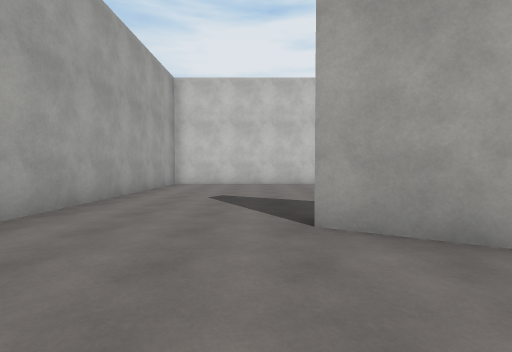
View 1 (above)

24 first-person views from a walk through a Unity game level. The camera is 1.3 m above the floor, tilts 2° down and sees 85° across. The floor is counted in squares, 2 m on a side. Each view is taken from the middle of a square. On the plan, view 1 faces up. The plan holds only what a view shows up to about 9 squares ahead; the rest is blank. The place goes on beyond the plan. Some animated figures are not drawn. Surface patterns are stand-ins for the level's own textures.

View 2
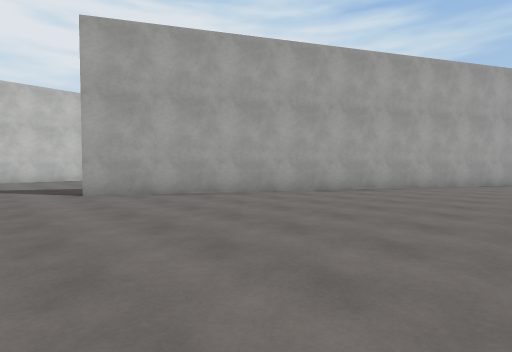

View 3
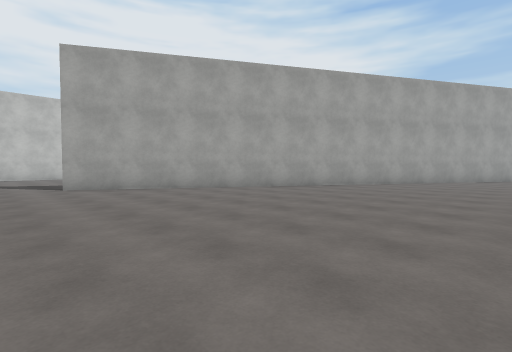

View 4
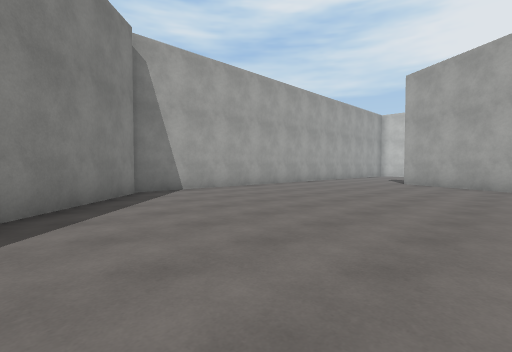

View 5
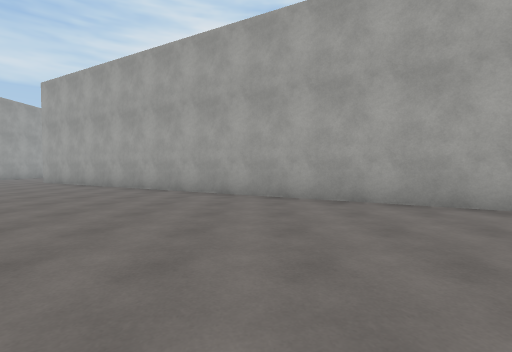

View 6
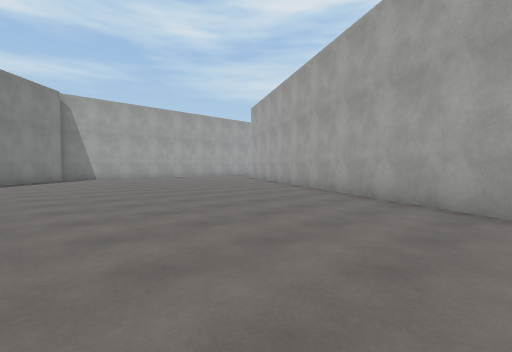

View 7
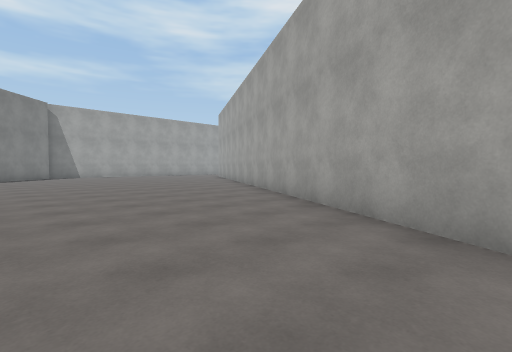

View 8
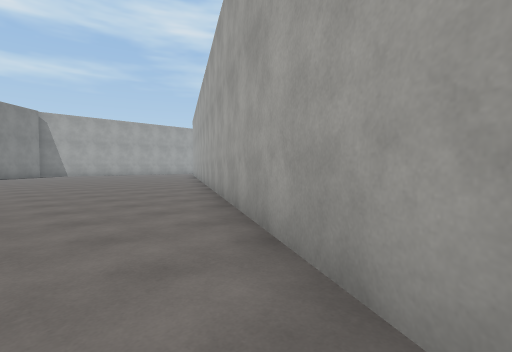

View 9
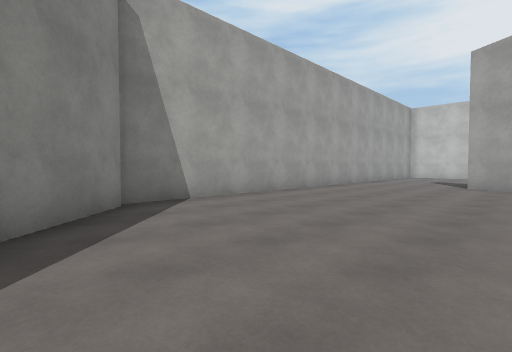

View 10
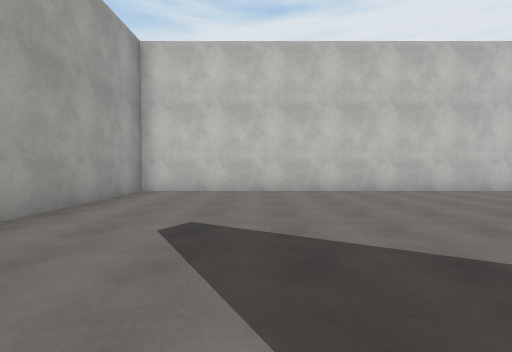

View 11
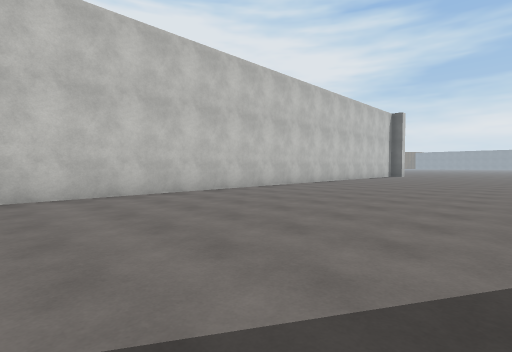

View 12
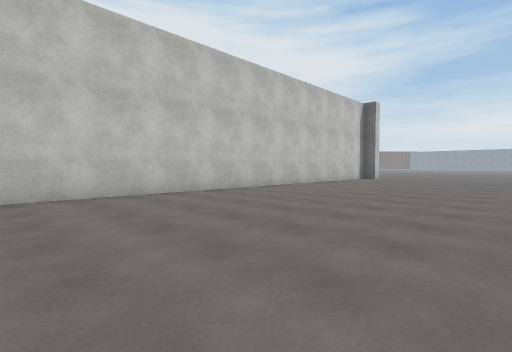

View 13
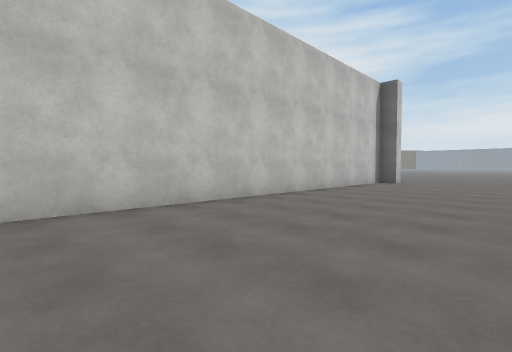

View 14
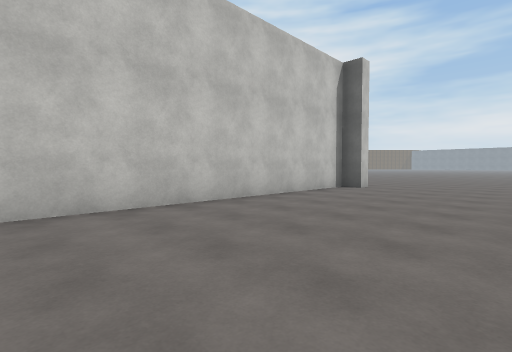

View 15
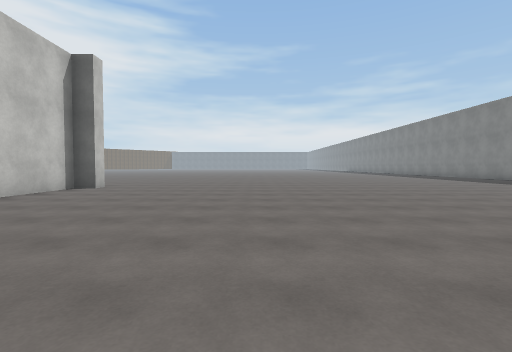

View 16
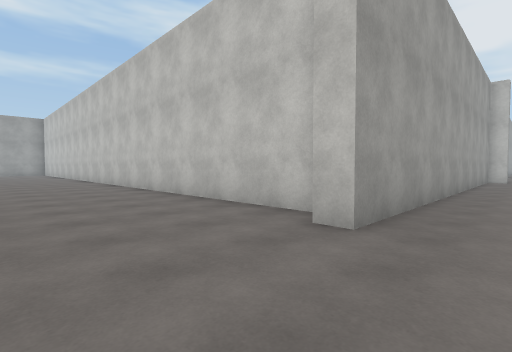

View 17
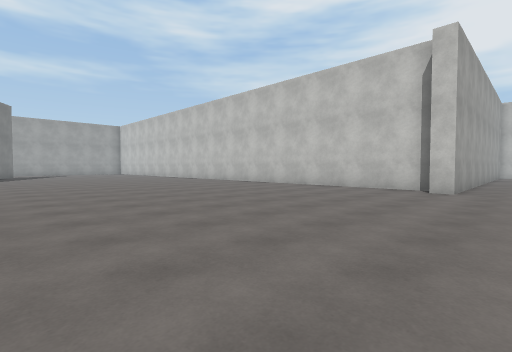

View 18
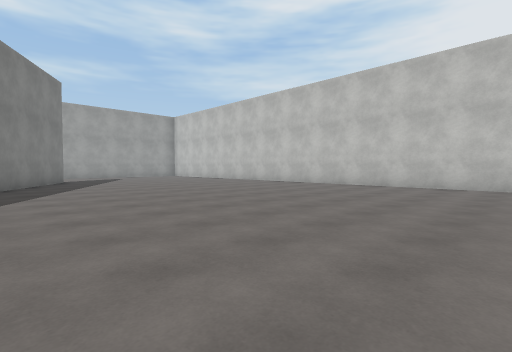

View 19
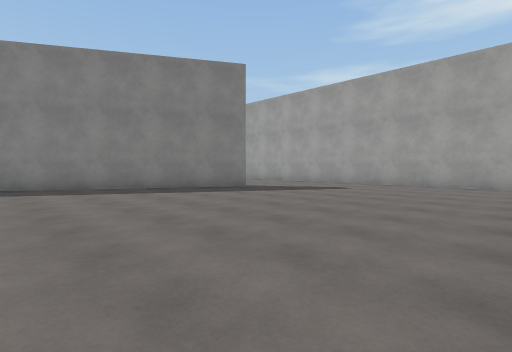

View 20
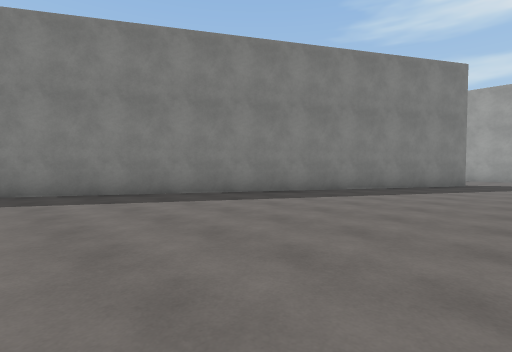

View 21
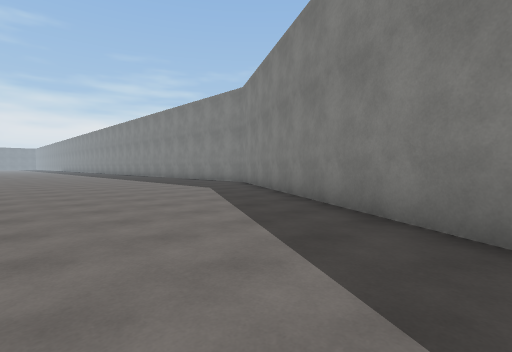

View 22
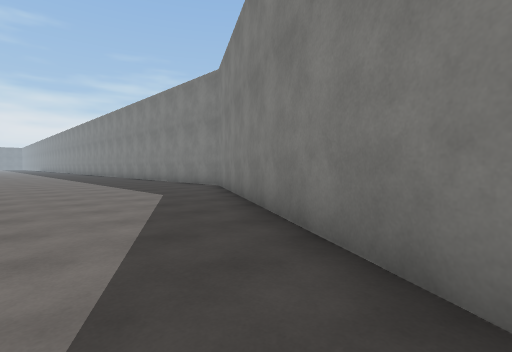

View 23
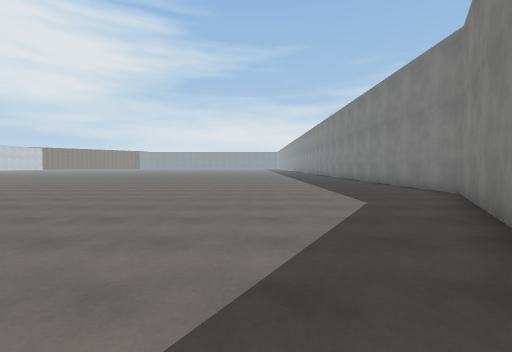

View 24
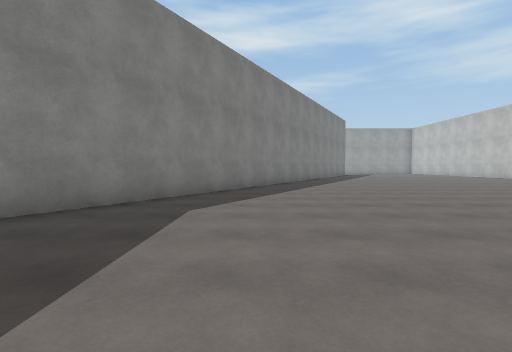

### Floor plan
Points are (right, up) in squares from view 1. A wall is a line through its corners. A room is listed if a view was taken in it or the views show most of it. See-through windows are left out.
Room 1 (views 1, 2, 3, 4, 5, 6, 7, 8, 9)
walls: (-2.7, -5.3) (-0.3, -7.8); (-3, 0.8) (-3, -5.4); (18, -7) (0.5, 3)
ways out: opening at (-1, 2.3) to room 2
Room 2 (views 10, 11, 12, 13, 14, 15, 16, 17, 18, 19, 20, 21, 22, 23, 24)
walls: (0.8, 3.5) (18.6, -6.8) (21, -6.8); (19.7, 18.5) (19.7, 9.7) (19.2, 9.7) (19.2, 10.3) (-3, 10.3) (-3, 3.2)
ways out: opening at (-1, 2.3) to room 1

Where each view was taken, in squares from view 1:
view 1: 0 up, 0 right, facing up
view 2: 4 down, 1 left, facing up-right
view 3: 6 down, 1 left, facing up-right
view 4: 8 down, 4 right, facing up-left
view 5: 8 down, 9 right, facing up
view 6: 8 down, 12 right, facing up-left
view 7: 8 down, 15 right, facing up-left
view 8: 8 down, 18 right, facing up-left
view 9: 7 down, 2 right, facing up-left
view 10: 3 up, 0 right, facing up
view 11: 4 up, 1 right, facing up-right
view 12: 4 up, 5 right, facing up-right
view 13: 6 up, 8 right, facing up-right
view 14: 6 up, 11 right, facing up-right
view 15: 5 up, 11 right, facing right
view 16: 7 up, 21 right, facing up-left
view 17: 2 up, 21 right, facing up-left
view 18: 1 up, 14 right, facing up-left
view 19: 10 up, 7 right, facing down-left
view 20: 5 up, 12 right, facing down-left
view 21: 1 up, 10 right, facing down-right
view 22: 1 down, 11 right, facing down-right
view 23: 2 down, 12 right, facing right
view 24: 3 down, 21 right, facing left
